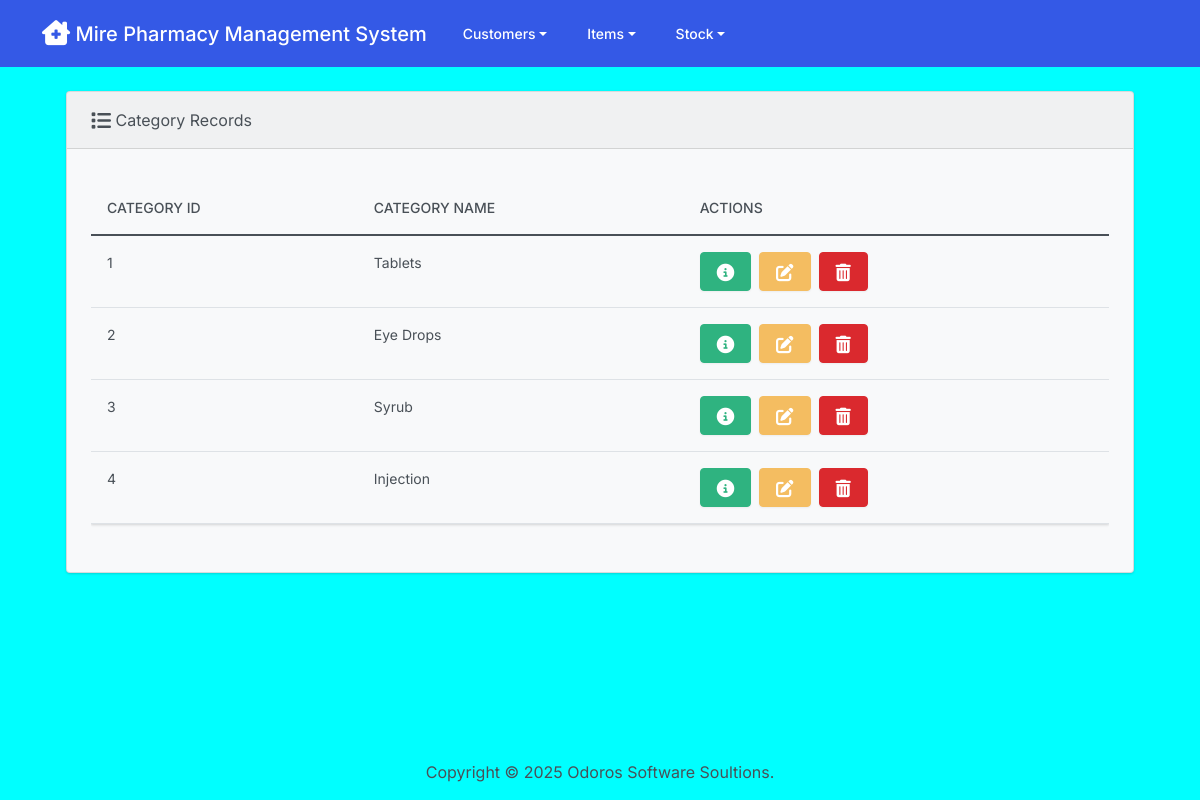
The page /category_list (signed in) on the database its author committed.
### Category/models.py (models this page shows, shortened)
class Item_Category(models.Model):
    Category_Name =models.CharField(max_length=100,unique=True)
    class Meta:
        db_table='Category'

### Category/views.py (the view)
# urls.py: path('category_list',Item_Category_List.as_view(),name = 'Category_List'),
class Item_Category_List(LoginRequiredMixin,ListView):
        model = Item_Category
        fields='__all__'
        context_object_name='category'
        success_url = '/category_list'
        login_url ='login'

### Category/templates/Category/item_category_list.html (shortened to what this page needs)
{% extends "base.html" %}
{% block body %}
<br>
<div class="row">
  <div class="col-12">
    {% if category %}
    <div class="card bg-light ms-4 me-4 mb-4">
      <div class="card-header">
        <i class="fa-solid fa-list fa-lg"></i> Category Records
      </div>
      <div class="card-body">
        <p class="card-text">
          <div class="table-responsive">
            <table class="table table-hover">
              <thead>
                <tr>
                  <th scope="col">Category ID</th>
                  <th scope="col">Category Name</th>
                  <th scope="col">Actions</th>
                </tr>
              </thead>
              <tbody>
                {% for cat in category %}
                  <tr>
                    <td>{{ cat.id }}</td>
                    <td>{{ cat.Category_Name }}</td>
                    <td>
                      <button type="button" class="btn btn-success me-1" href="{% url 'Item_List'  %}" data-bs-toggle="modal" data-bs-target="#myModal{{cat.id}}">
                      </button>
                      <a class="btn btn-warning me-1" href="{% url 'Category_Update' cat.id %}">
                      </a>
                      <button type="button" class="btn btn-danger" data-bs-toggle="modal" data-bs-target="#delete{{cat.id}}">
                      </button>
                    </td>
                  </tr>
                {% endfor %}
              </tbody>
            </table>
          </div>
        </p>
      </div>
    </div>
    {% else %}
      <h5 class="alert alert-primary ms-4 me-4">No Category Records</h5>
    {% endif %}
  </div>
</div>
{% endblock %}

### rows shown on the page
Item_Category: id "1", Category_Name "Tablets"
Item_Category: id "2", Category_Name "Eye Drops"
Item_Category: id "3", Category_Name "Syrub"
Item_Category: id "4", Category_Name "Injection"
